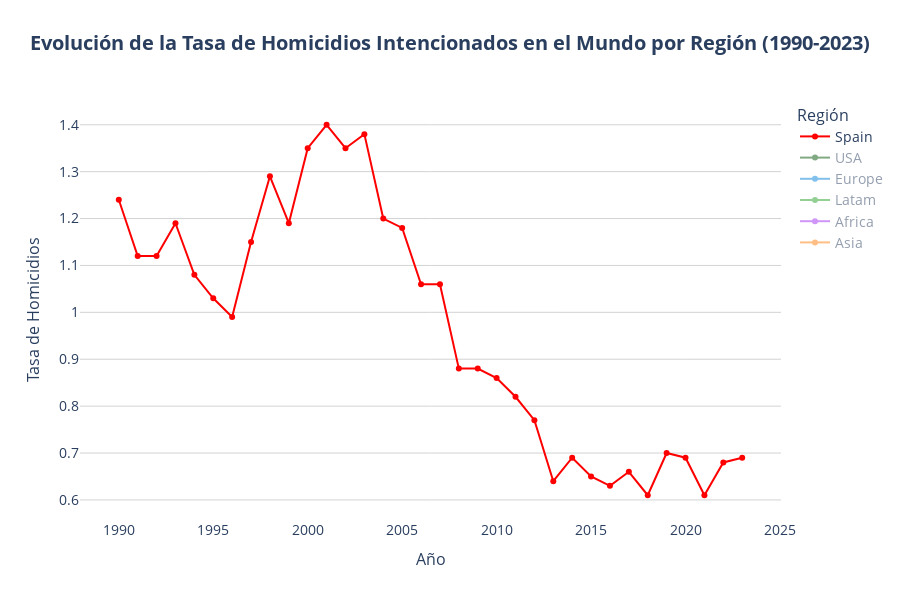

Source (notebook cell):
### Code cell
time_series_plot(
    df = df_time_series['country'],
    x='Year',
    y='homicides_rate',
    line_group='Country',
    color='Region_2',
    default_visible_name='Spain',
    title='Evolución de la Tasa de Homicidios Intencionados en el Mundo por Región (1990-2023)',
    hover_data=HOVER_DATA['time_series_country'],
    labels=LABELS['time_series'],
    hovertemplate=HOVER_TEMPLATES['time_series_country'],
    color_discrete_map=COLOR_MAP['Region_2'],
    category_orders=CATEGORY_ORDERS,
    plot_save_path=os.path.join(PROJECT_PATH, 'plots', PLOT_FILENAME['time_series']),
    show=True
)
